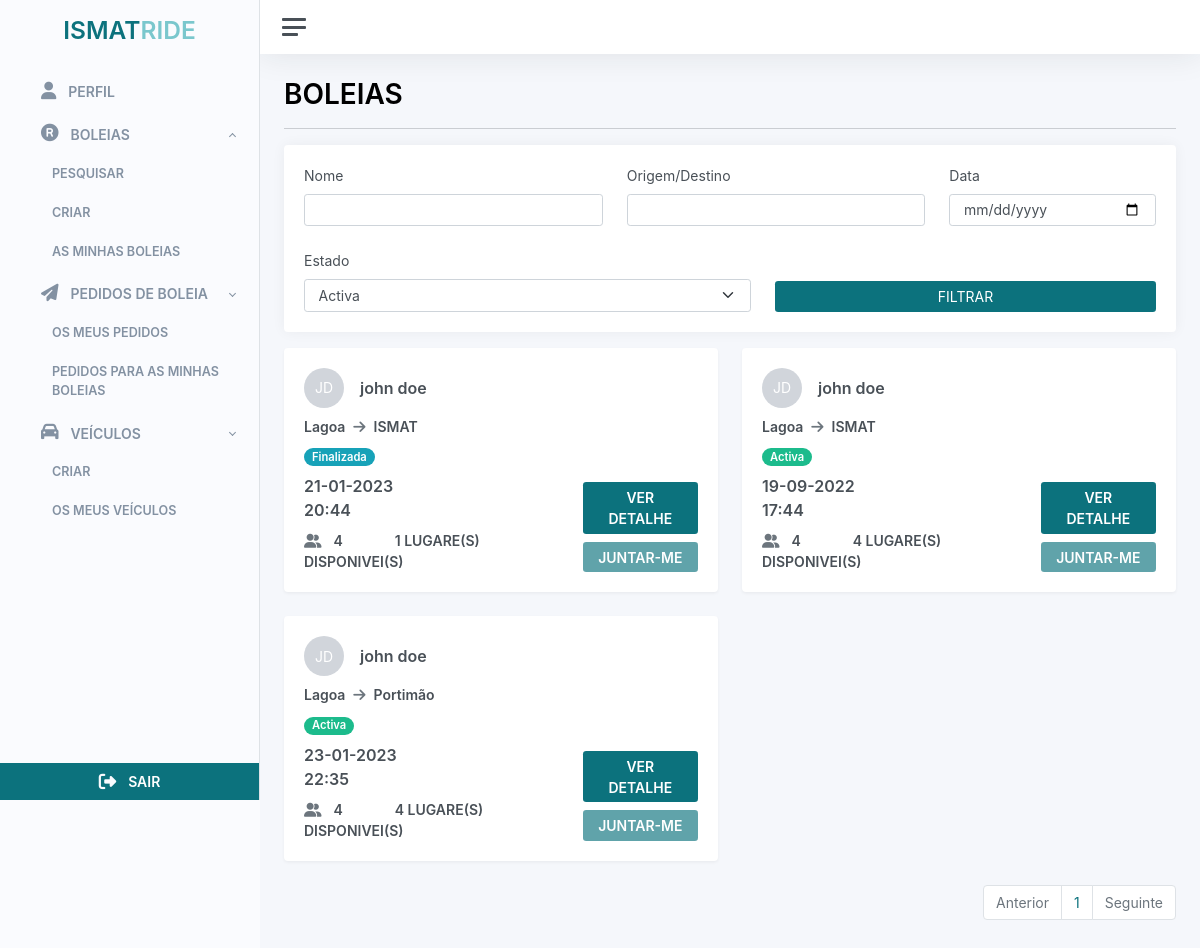
Screenshot of /rides/list (signed in) with the database file from the repository.
### src/rides/rides.py (models this page shows)
class Ride(db.Model):
    __tablename__ = 'ride'
    id = db.Column(db.Integer, primary_key=True)
    start_time = db.Column(db.DateTime)
    end_time = db.Column(db.DateTime)
    driver_id = db.Column('driver_id', db.ForeignKey('user.id'))
    driver = db.relationship('User', backref='ride')
    passengers = db.relationship('User', secondary=ride_passengers, backref='rides')
    vehicle_id = db.Column('vehicle_id', db.ForeignKey('vehicle.id'))
    vehicle = db.relationship('Vehicle', backref='ride')
    origin = db.Column(db.String(100))
    destiny = db.Column(db.String(100))
    seats = db.Column(db.Integer())
    cost = db.Column(db.Float, default=0.0)
    is_return_trip = db.Column(db.Boolean, default=False)
    createdAt = db.Column(db.DateTime, default=datetime.datetime.now)
    updatedAt = db.Column(db.DateTime, default=datetime.datetime.now)
    status_id = db.Column('status_id', db.ForeignKey('ride_status.id'))
    status = db.relationship('RideStatus', backref='ride')

class RideStatus(db.Model):
    __tablename__ = 'ride_status'
    id = db.Column(db.Integer, primary_key=True)
    name = db.Column(db.String(20))

### src/rides/routes.py (the view)
@rides_bp.route("list")
@login_required
@student_required
def list_rides():
    page = request.args.get('page', 1, type=int)
    query = Ride.query.filter(Ride.driver_id != current_user.id)
    if request.args.get("name"):
        query = query.filter(or_(
            User.first_name.contains(request.args.get("name")),
            User.last_name.contains(request.args.get("name"))
            ))
    if request.args.get("origin"):
        query = query.filter(or_(Ride.origin.contains(request.args.get("origin")),
        Ride.destiny.contains(request.args.get("origin"))))
    if request.args.get("date"):
        query = query.filter(func.date(Ride.createdAt) == request.args.get("date"))
    if request.args.get("status"):
        query = query.filter(Ride.status_id == request.args.get("status"))
    query = query.paginate(page=page, per_page=ITEMS_PER_PAGE)
    response = {'items': list(), 'iter_pages': query.iter_pages, 'page': page, 'pages': query.pages, 'next_num': query.next_num}
    rides_list = list()
    time_format = "%Y-%d-%m %H:%M"
    currentTime = datetime.datetime.strptime(datetime.datetime.now().strftime(time_format), time_format)
    for ride in query:
        is_joinable = bool(RideRequest.query.filter(RideRequest.user_id == current_user.id).filter(RideRequest.ride_id == ride.id).filter(RideRequest.ride_request_state_id == 2).first())
        rides_list.append(
            RideListDto(str(ride.id), ride.driver.get_full_name(), ride.driver.get_initials(),ride.origin, ride.destiny, ride.status.name,
            ride.start_time.strftime('%d-%m-%Y'), ride.start_time.strftime('%H:%M'), ride.seats, ride.seats - len(ride.passengers),
            is_ride_joinable(currentTime,
            datetime.datetime.strptime(ride.start_time.strftime(time_format), time_format),
            ride.status.name, is_joinable),ride.start_time )
        )
    response['items'] = rides_list
    if rides_list.__len__() == 0:
        return(render_template("rides/no_data.html"))
    return render_template("rides/index.html", request_list = response)

### src/extensions.py (called while the page is built)
def student_required(f):
    @wraps(f)
    def decorated_function(*args, **kwargs):
        if current_user.type != 'Student':
            return redirect(url_for('admin.list_users'))
        return f(*args, **kwargs)
    return decorated_function

### src/rides/routes.py (called while the page is built)
def is_ride_joinable(currentTime, rideTime, rideStatus, is_joinable):
    time_dif = (rideTime - currentTime) // timedelta(minutes=1)
    if rideStatus == "Activa":
        if time_dif > 30 and is_joinable is False:
            return 'True'
        return 'False'
    return 'False'

### src/users/users.py (called while the page is built)
	def get_full_name(self):
		return self.first_name + " " + self.last_name

	def get_initials(self):
		first_name_initial = str.upper(self.first_name[0])
		last_name_initial = str.upper(self.last_name[0])
		return f'{first_name_initial}{last_name_initial}'

### src/templates/rides/index.html (shortened to what this page needs)
{% extends 'base/base_client.html' %}  {% block container_title %} BOLEIAS {% endblock container_title %} {%
block filters %}
<form action="{{ url_for('rides.list_rides') }}" method="get">
  <div class="card mb-3">
    <div class="card-body">
      <div
        class="d-flex flex-row flex-wrap gap-4 justify-content-center align-items-end justify-content-sm-start"
      >
        <div class="flex-fill">
          <label class="form-label secondary-secondary-text-color">Nome</label>
          <input
            type="text"
            value="{{ request.args.get('name') or ''}}"
            name="name"
            class="form-control"
          />
        </div>
        <div class="flex-fill">
          <label class="form-label secondary-secondary-text-color"
            >Origem/Destino</label
          >
          <input
            type="text"
            value="{{ request.args.get('origin') or ''}}"
            name="origin"
            class="form-control"
          />
        </div>
        <div class="flex-fill">
          <label class="form-label secondary-secondary-text-color">Data</label>
          <input
            type="date"
            value="{{ request.args.get('date') or ''}}"
            name="date"
            class="form-control"
          />
        </div>
        <div class="flex-fill">
          <label class="form-label secondary-secondary-text-color"
            >Estado</label
          >
          <select name="status" class="form-select">
            <option id="1" value="1">Activa</option>
          </select>
        </div>
        <div class="flex-fill justify-content-center">
          <button class="btn btn-primary flex-fill w-100" type="submit">
            FILTRAR
          </button>
        </div>
      </div>
    </div>
  </div>
</form>
{% endblock filters %} {%block content %}
<div class="row justify-content-start">
  {% for item in request_list['items'] %}
  <div class="col-12 col-md-6 col-lg-6">
    <div class="card shadow">
      <div class="card-body">
        <div
          class="row align-items-end justify-content-start justify-content-md-center"
        >
          <div class="col-12 col-sm-8 col-md-12 col-lg-12 col-xl-8">
            <div class="row align-items-center mb-2">
              <div class="col">
                <div class="d-flex align-items-center justify-content-start">
                  <div class="initial-avatar-rounded text-end">
                    {{item.driver_initials}}
                  </div>
                  <span class="ms-3 fw-bold font-16px"
                    >{{item.driver_name}}</span
                  >
                </div>
              </div>
            </div>
            <div class="row align-items-center mb-2">
              <div class="col">
                <span class="fw-bold font-14px me-1"
                  >{{item.starting_location}}</span
                >
                <i class="fa-solid fa-arrow-right icon-color me-1"></i>
                <span class="fw-bold font-14px"
                  >{{item.end_location or ''}}</span
                >
              </div>
            </div>
            <div class="row align-items-center mb-2">
              <div class="col">
                {% if 'Activa' == item.status %}
                <span class="badge rounded-pill bg-success font-14px ps-2 pe-2"
                  >{{item.status}}</span
                >
                {% elif 'Em Progresso' == item.status %}
                <span class="badge rounded-pill bg-warning font-14px ps-2 pe-2"
                  >{{item.status}}</span
                >
                {% elif 'Finalizada' == item.status %}
                <span class="badge rounded-pill bg-info font-14px ps-2 pe-2"
                  >{{item.status}}</span
                >
                {% elif 'Cancelada' == item.status %}
                <span class="badge rounded-pill bg-danger font-14px ps-2 pe-2"
                  >{{item.status}}</span
                >
                {% endif %}
              </div>
            </div>
            <div class="row align-items-center">
              <div class="col">
                <span class="font-16px fw-bold">{{item.starting_date}}</span>
              </div>
            </div>
            <div class="row align-items-center mb-2">
              <div class="col">
                <span class="font-16px fw-bold">{{item.starting_hour}}</span>
              </div>
            </div>
            <div class="row align-items-center justify-content-evenly">
              <div class="col">
                <i class="fa-solid fa-user-group me-2"></i>
                <span class="fw-bold font-14px me-5"
                  >{{item.total_places}}</span
                >
                <span class="font-14px fw-bold"
                  >{{item.total_available_places}} LUGARE(S) DISPONIVEI(S)</span
                >
              </div>
            </div>
          </div>
          <div class="col-12 col-sm-4 col-md-12 col-lg-12 col-xl-4 mt-2">
            <a class="text-decoration-none text-white" href="{{item.id}}">
              <button
                type="button"
                class="btn {% if item.is_joinable == 'False' %}btn-primary{% endif %} {% if item.is_joinable == 'True' %}btn-secondary{% endif %} w-100 mb-2"
              >
                <span class="fw-bold">VER DETALHE</span>
              </button>
            </a>
            <button
              class="btn btn-primary w-100 {% if item.is_joinable == 'False' %}disabled{% endif %}"
              data-bs-toggle="modal"
              data-bs-target="#joinride{{item.id}}"
            >
              <span class="fw-bold">JUNTAR-ME</span>
            </button>
          </div>
        </div>
      </div>
    </div>
  </div>
  {% endfor %}
</div>
<div
  class="d-flex align-items-center justify-content-center justify-content-md-end"
>
  <ul class="pagination">
    <li class="page-item {% if request_list.page == 1 %}disabled{% endif %}">
      <a
        class="page-link"
        href="{{ url_for('rides.list_rides', page=request_list.prev_num) }}"
        tabindex="-1"
        >Anterior</a
      >
    </li>
    {% for page_num in request_list.iter_pages(left_edge=1, right_edge=1,
    left_current=1, right_current=2) %} {% if page_num %} {% if
    request_list.page == page_num %}
    <li class="page-item">
      <a
        href="{{ url_for('rides.list_rides', page=page_num) }}"
        class="page-link"
      >
        {{ page_num }}
      </a>
    </li>
    {% endif %} {% else %} ... {% endif %} {% endfor %}
    <li
      class="page-item {% if request_list.page == request_list.pages %}disabled{% endif %}"
    >
      <a
        class="page-link"
        href="{{ url_for('rides.list_rides', page=request_list.next_num) }}"
        tabindex="-1"
        >Seguinte</a
      >
    </li>
  </ul>
</div>
{% endblock content %}

### src/static/styles/global.css (style rules this page uses)
.initial-avatar-rounded { align-items: center; display: flex; justify-content: center; background-color: #d1d5db; color: #fff; border-radius: 50%; height: 2.5rem; width: 2.5rem; }
.icon-color { color: #6c757d; }
.btn-primary { background-color: #0c727d !important; border: none !important; }
.font-16px { font-size: 16px; }
i { color: #6c757d; }
a { text-decoration: none !important; }
.pagination { display: flex; padding-left: 0; list-style: none; border-radius: 0.25rem; }
.page-link { position: relative; display: block; padding: 0.5rem 0.75rem; margin-left: -1px; line-height: 1.25; color: #0c727d; background-color: #fff; border: 1px solid #dee2e6; }
.page-link:not(:disabled):not(.disabled) { cursor: pointer; }
.page-item:first-child .page-link { margin-left: 0; border-top-left-radius: 0.25rem; border-bottom-left-radius: 0.25rem; }
.page-item:last-child .page-link { border-top-right-radius: 0.25rem; border-bottom-right-radius: 0.25rem; }
.page-item.disabled .page-link { color: #6c757d; pointer-events: none; cursor: auto; background-color: #fff; border-color: #dee2e6; }

### rows the page displays
Ride: starting_location "Lagoa", destiny "ISMAT"
RideStatus: status "Finalizada"
Ride: starting_location "Lagoa", destiny "ISMAT"
RideStatus: status "Activa" "Activa"
Ride: starting_location "Lagoa", destiny "Portimão"

### other values shown
{{ item.driver_initials }} "JD" "JD" "JD"
{{ item.driver_name }} "john doe" "john doe" "john doe"
{{ item.starting_date }} "21-01-2023" "19-09-2022" "23-01-2023"
{{ item.starting_hour }} "20:44" "17:44" "22:35"
{{ item.total_places }} "4" "4" "4"
{{ item.total_available_places }} "1" "4" "4"
{{ page_num }} "1"
